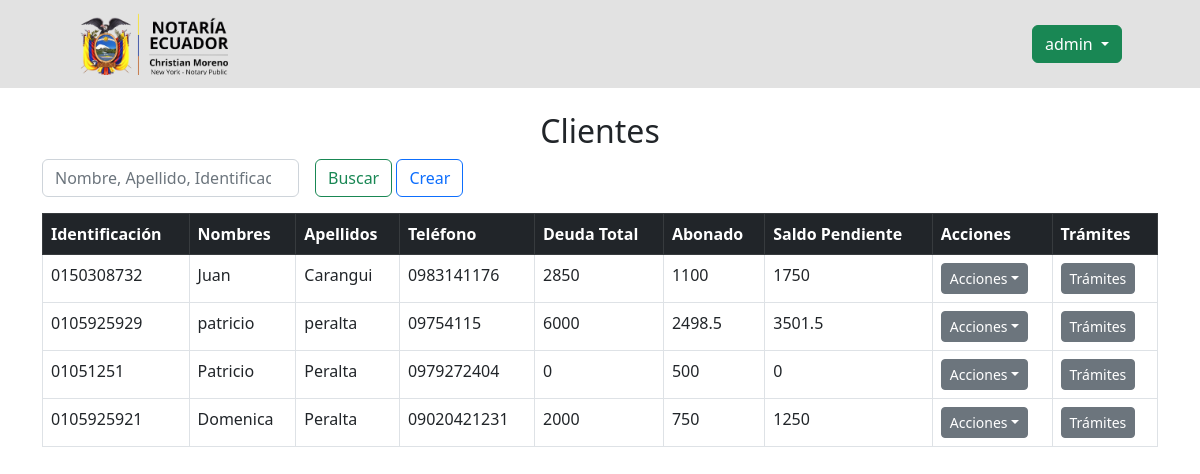
Page /public_html/clientes.php (signed in) on the earlier database version.
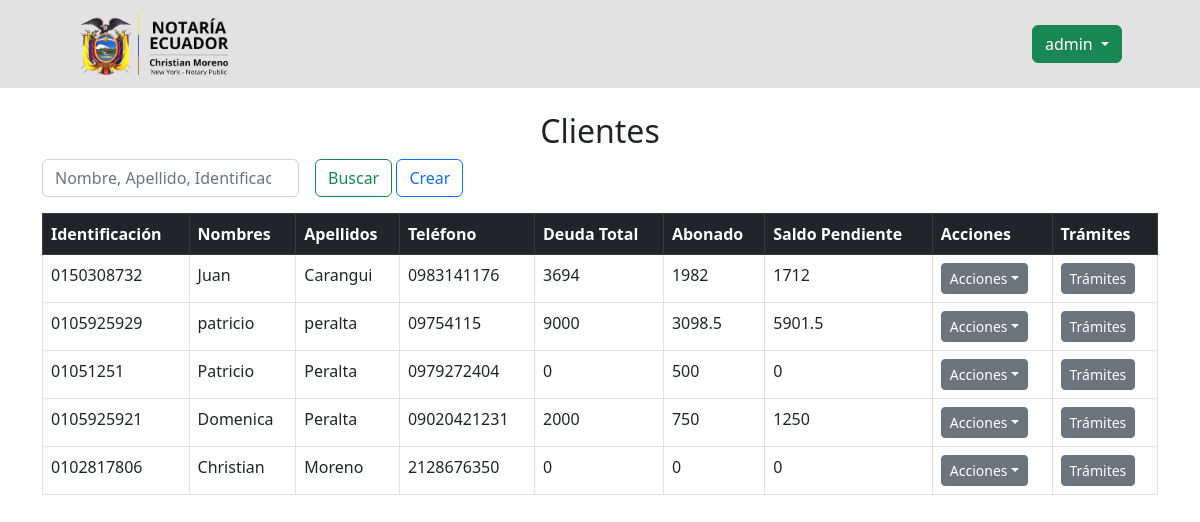
Same page on the later database version.
### tables this page shows
CREATE TABLE `cliente` (
  `id_cliente` int(11) NOT NULL,
  `c_identificacion` varchar(50) NOT NULL,
  `c_nombre` varchar(50) NOT NULL,
  `c_apellido` varchar(50) NOT NULL,
  `c_telefono` varchar(50) NOT NULL,
  `c_edad` int(3) NOT NULL,
  `c_direccion` varchar(50) NOT NULL,
  `c_pais` varchar(50) NOT NULL,
  `c_estado` varchar(50) NOT NULL,
  `c_ciudad` varchar(50) NOT NULL,
  `c_codpostal` varchar(50) NOT NULL,
  `c_email` varchar(50) NOT NULL,
  `c_napartamento` varchar(50) NOT NULL,
  `c_abonado` double NOT NULL,
  `c_deuda` double NOT NULL,
  `c_saldo` double NOT NULL
);

### public_html/clientes.php (the view, shortened to what this page needs)
<?php
$varsesion = $_SESSION['usuario'];
include("modales.php");
$busqueda = "";
if (isset($_GET['buscar'])) {
    $busqueda = mysqli_real_escape_string($conexion, $_GET['buscar']);
    $consulta = "SELECT * FROM cliente WHERE c_nombre LIKE '%$busqueda%' OR c_apellido LIKE '%$busqueda%' OR c_identificacion LIKE '%$busqueda%' OR c_telefono LIKE '%$busqueda%'";
} else {
    $consulta = "SELECT * FROM cliente";
}
$resultado = mysqli_query($conexion, $consulta);
?>
<!DOCTYPE html>
<html lang="es">
<head>
    <link href="css/styles.css" rel="stylesheet" />
    <link href="https://cdn.jsdelivr.net/npm/bootstrap@5.2.3/dist/css/bootstrap.min.css" rel="stylesheet"/>
</head>
<body>
<nav class="navbar navbar-expand-lg" style="background-color: #e2e2e2;">
    <div class="container px-lg-5">
        <a class="navbar-brand" href="menu.php">
            <img src="img/logo.png" alt="logo" width="150px">
        </a>
        <div class="btn-group">
            <button type="button" class="btn btn-success dropdown-toggle" data-bs-toggle="dropdown">
                <?php echo $varsesion; ?>
            </button>
        </div>
    </div>
</nav>
<div class="container mt-4">
    <h2 class="text-center">Clientes</h2>
    <form class="row g-3 mb-3" method="get" action="">
        <div class="col-auto">
            <input class="form-control" type="search" name="buscar" value="<?php echo htmlspecialchars($busqueda); ?>" placeholder="Nombre, Apellido, Identificación o Teléfono">
        </div>
        <div class="col-auto">
            <button class="btn btn-outline-success" type="submit">Buscar</button>
            <a href="crud_clientes.php" class="btn btn-outline-primary">Crear</a>
        </div>
    </form>
    <div class="table-responsive">
        <table class="table table-bordered table-hover">
            <thead class="table-dark">
                <tr>
                    <th>Identificación</th>
                    <th>Nombres</th>
                    <th>Apellidos</th>
                    <th>Teléfono</th>
                    <th>Deuda Total</th>
                    <th>Abonado</th>
                    <th>Saldo Pendiente</th>
                    <th>Acciones</th>
                    <th>Trámites</th>
                </tr>
            </thead>
            <tbody>
                <?php while ($row = mysqli_fetch_assoc($resultado)): ?>
                    <tr>
                        <td><?= htmlspecialchars($row['c_identificacion']) ?></td>
                        <td><?= htmlspecialchars($row['c_nombre']) ?></td>
                        <td><?= htmlspecialchars($row['c_apellido']) ?></td>
                        <td><?= htmlspecialchars($row['c_telefono']) ?></td>
                        <td><?= htmlspecialchars($row['c_deuda']) ?></td>
                        <td><?= htmlspecialchars($row['c_abonado']) ?></td>
                        <td><?= htmlspecialchars($row['c_saldo']) ?></td>
                        <td>
                            <div class="btn-group">
                                <button class="btn btn-secondary btn-sm dropdown-toggle" data-bs-toggle="dropdown">Acciones</button>
                            </div>
                        </td>
                        <td>
                            <a href="ver_tramites.php?id_cliente=<?= $row['id_cliente'] ?>" target="_blank" class="btn btn-secondary btn-sm">Trámites</a>
                        </td>
                    </tr>
                <?php endwhile; ?>
            </tbody>
        </table>
    </div>
</div>
</body>
</html>

### public_html/modales.php (shortened to what this page needs)
<!DOCTYPE html>
<html lang="en">
<head>
</head>
<body>
</body>
</html>

Differences in the rows shown:
changed cliente "Juan": c_deuda "2850" → "3694"; c_abonado "1100" → "1982"; c_saldo "1750" → "1712"
changed cliente "patricio": c_deuda "6000" → "9000"; c_abonado "2498.5" → "3098.5"; c_saldo "3501.5" → "5901.5"
added cliente: c_identificacion "0102817806", c_nombre "Christian", c_apellido "Moreno", c_telefono "2128676350", c_deuda "0", c_abonado "0", c_saldo "0"
